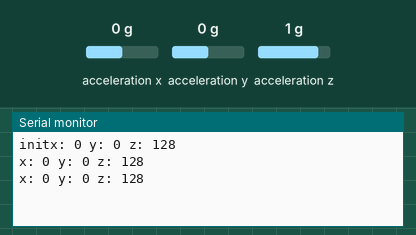
This sketch was run on a simulated Arduino Uno, built with avr-gcc and run on an emulated ATmega328P. Parts: the last lines printed to the serial monitor. Wiring (inferred from the names in the program): ADXL345 accelerometer at I2C address 0x53. The test bench sets the inputs (shaded band); at power-on: acceleration x 0 g, acceleration y 0 g, acceleration z 1 g.

Above: at 1.3 s.
1.4 s: acceleration x set to -1.4 g
At 1.9 s:
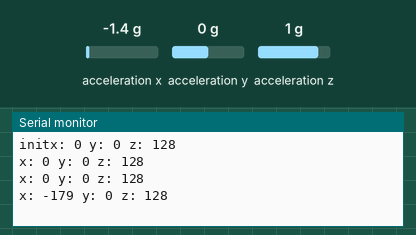
2.9 s: acceleration y set to -1.4 g
At 3.4 s:
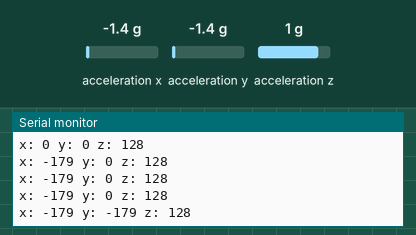
4.4 s: acceleration z set to -1.4 g
At 4.9 s:
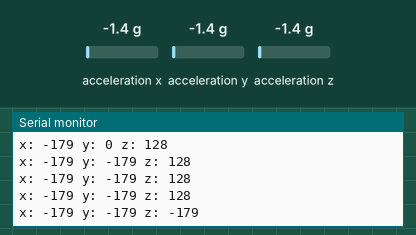

The sketch:

ADXL345_git.ino
```cpp
// (licence header left out)
// Cabling for i2c using Sparkfun breakout with an Arduino Uno / Duemilanove:
// Arduino <-> Breakout board
// Gnd - GND
// 3.3v - VCC
// 3.3v - CS
// Analog 4 - SDA
// Analog 5 - SLC

// Cabling for i2c using Sparkfun breakout with an Arduino Mega / Mega ADK:
// Arduino <-> Breakout board
// Gnd - GND
// 3.3v - VCC
// 3.3v - CS
// 20 - SDA
// 21 - SLC

#include <Wire.h>

#define DEVICE (0x53) // Device address as specified in data sheet

byte _buff[6];

char POWER_CTL = 0x2D;        //Power Control Register
char DATA_FORMAT = 0x31;
char DATAX0 = 0x32;        //X-Axis Data 0
char DATAX1 = 0x33;        //X-Axis Data 1
char DATAY0 = 0x34;        //Y-Axis Data 0
char DATAY1 = 0x35;        //Y-Axis Data 1
char DATAZ0 = 0x36;        //Z-Axis Data 0
char DATAZ1 = 0x37;        //Z-Axis Data 1

void setup()
{
  Wire.begin(); // join i2c bus (address optional for master)
  Serial.begin(57000); // start serial for output. Make sure you set your Serial Monitor to the same!
  Serial.print("init");

  //Put the ADXL345 into +/- 4G range by writing the value 0x01 to the DATA_FORMAT register.
  writeTo(DATA_FORMAT, 0x01);
  //Put the ADXL345 into Measurement Mode by writing 0x08 to the POWER_CTL register.
  writeTo(POWER_CTL, 0x08);
}

void loop()
{
  readAccel(); // read the x/y/z tilt
  delay(500); // only read every 0,5 seconds
}

void readAccel() {
  uint8_t howManyBytesToRead = 6;
  readFrom( DATAX0, howManyBytesToRead, _buff); //read the acceleration data from the ADXL345

  // each axis reading comes in 10 bit resolution, ie 2 bytes. Least Significat Byte first!!
  // thus we are converting both bytes in to one int
  int x = (((int)_buff[1]) << 8) | _buff[0];
  int y = (((int)_buff[3]) << 8) | _buff[2];
  int z = (((int)_buff[5]) << 8) | _buff[4];
  Serial.print("x: ");
  Serial.print( x );
  Serial.print(" y: ");
  Serial.print( y );
  Serial.print(" z: ");
  Serial.println( z );
}

void writeTo(byte address, byte val) {
  Wire.beginTransmission(DEVICE); // start transmission to device
  Wire.write(address); // send register address
  Wire.write(val); // send value to write
  Wire.endTransmission(); // end transmission
}

// Reads num bytes starting from address register on device in to _buff array
void readFrom(byte address, int num, byte _buff[]) {
  Wire.beginTransmission(DEVICE); // start transmission to device
  Wire.write(address); // sends address to read from
  Wire.endTransmission(); // end transmission

  Wire.beginTransmission(DEVICE); // start transmission to device
  Wire.requestFrom(DEVICE, num); // request 6 bytes from device

  int i = 0;
  while(Wire.available()) // device may send less than requested (abnormal)
  {
    _buff[i] = Wire.read(); // receive a byte
    i++;
  }
  Wire.endTransmission(); // end transmission
}
```

Measured:
- after the input at 1.4 s, the serial monitor: prints a new line after 0.11 s (image 1)
- after the input at 2.9 s, the serial monitor: prints a new line after 0.11 s (image 2)
- after the input at 4.4 s, the serial monitor: prints a new line after 0.12 s (image 3)
